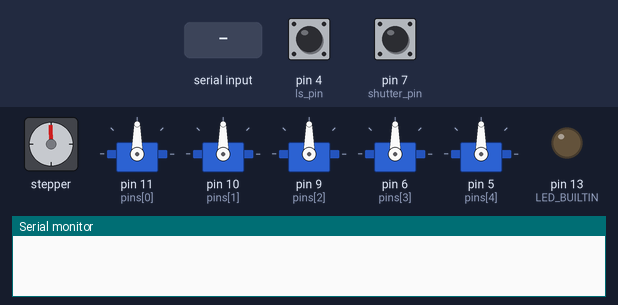
A sketch run on a simulated Arduino Uno, built with avr-gcc and run on an emulated ATmega328P. Parts: stepper motor, 5 × servo, output pins drawn as LEDs (lit = HIGH), the last lines printed to the serial monitor. Wiring (inferred from the names in the program): stepper motor driver (200 steps per turn assumed): step pin 3; direction pin 2. Inputs (shaded band) come from the test bench; at power-on: pin 4 (ls_pin) HIGH, pin 7 (shutter_pin) HIGH. Pins used as bus, display or sensor lines are not drawn.

Above: at 1.2 s.
1.3 s: "l\n" received over Serial
At 1.75 s:
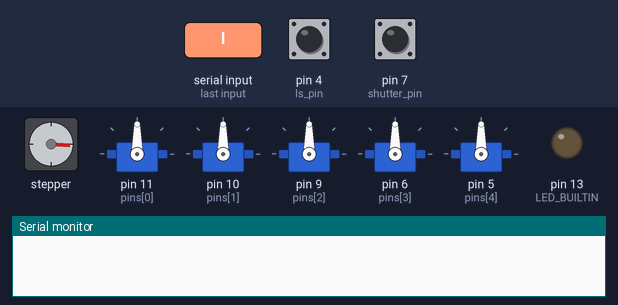
At 2.35 s:
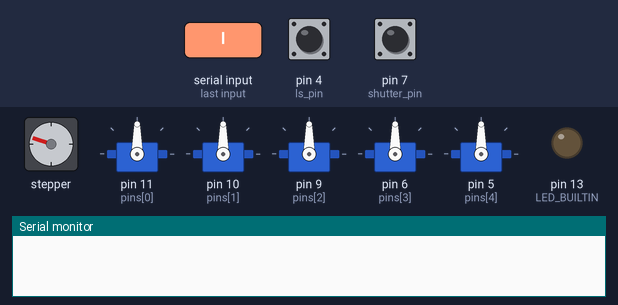
4.3 s: "b\n" received over Serial
At 5.6 s:
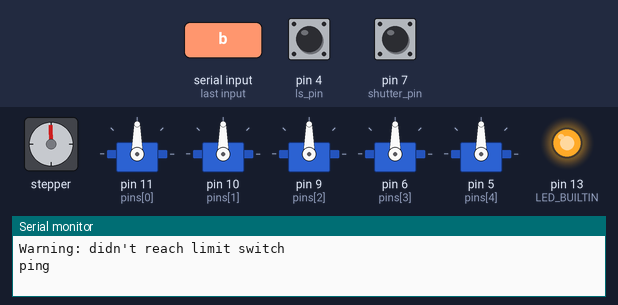
Timing chart, 0 to 7.3 s (numbered marks = the images above; inputs shaded):
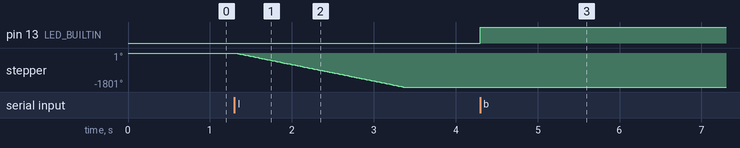

Measured:
- after the input at 1.3 s, stepper: turns 1800° counter-clockwise in 2.1 s, starting at once
- after the input at 4.3 s, pin 13 (LED_BUILTIN): LOW → HIGH at once

The sketch:

mechanical_mirror.ino
```cpp
/*
Command list:
g (number of any length): go to step
h: set home
s (number of any length): step
m (number, length = HEIGHT): set servo motors
l: go to limit switch
b: wait for button press, send pings
*/

#include <Servo.h>

const int HEIGHT = 5;
const int WIDTH = 5;

String data;

Servo servos[HEIGHT];
int pins[HEIGHT] = {11, 10, 9, 6, 5};

int step_pin = 3;
int dir_pin = 2;
int ls_pin = 4;
int shutter_pin = 7;

int current_step = 0;
int first_col_step = 30;
int steps_per_col = 1912;

void setup() {
  Serial.begin(115200);

  for (int i = 0; i < HEIGHT; i++) {
    servos[i].attach(pins[i]);
  }

  pinMode(step_pin, OUTPUT);
  digitalWrite(step_pin, HIGH);
  pinMode(dir_pin, OUTPUT);
  pinMode(ls_pin, INPUT_PULLUP);
  pinMode(shutter_pin, INPUT_PULLUP);
  pinMode(LED_BUILTIN, OUTPUT);
  digitalWrite(LED_BUILTIN, LOW);
}

String step(int n) {
  int dir;
  if (n > 0) dir = 1; else dir = -1;

  digitalWrite(dir_pin, (dir+1));
  for (int i = 0; i < abs(n); i++) {
    digitalWrite(step_pin, LOW);
    delay(1);
    digitalWrite(step_pin, HIGH);
    delay(1);
    current_step += dir;
  }

  return "";
}

String goToCol(String col_str) {
  float target_col = col_str.toFloat();
  int target_step = steps_per_col * target_col + first_col_step;
  int step_num = target_step - current_step;

  step(step_num);

  return "";
}

String setHome() {
  current_step = 0;
  return "";
}

String limitSwitch(int max) {
  int ls_value;
  for (int i = 0; i < max; i++) {
    ls_value = digitalRead(ls_pin);
    if (ls_value == 0) {
      for (int j = 0; j < 200; j++) {
        step(1);
      }
      setHome();
      return "";
    }
    step(-1);
  }
  return "Warning: didn't reach limit switch";
}

String setServos(String states) {
  if (states.length() != HEIGHT) return "length of input does not match HEIGHT";

  for(int i = 0; i < HEIGHT; i++ ) {
    String c = states.substring(i, i+1);
    int value = c.toInt();
    servos[i].write(value * 20);
  }

  return "";
}

// String combined(String command) {
//   String response = "";

//   if (data.length() != HEIGHT + 2) {
//     response = "data must be " + String(2 + HEIGHT) + " (HEIGHT = " + String(HEIGHT) + ") characters long";
//     return response;
//   }

//   String col_str = data.substring(0, 2);
//   String row_str = data.substring(2);
//   int col = col_str.toInt();

//   goToCol(col);
//   setServos(row_str);
//   return response;
// }

String wait4Press() {

  digitalWrite(LED_BUILTIN, HIGH);

  int i = 0;
  while (digitalRead(shutter_pin) == 1) {
    if (i >= 1000) {
      Serial.println("ping");
      i = 0;
    }
    i += 1;
    delay(1);
  }

  digitalWrite(LED_BUILTIN, LOW);

  return "";
}

void loop() {
  if (Serial.available() == 0) return;
  data = Serial.readStringUntil('\n');
  String response = "";

  char command_id = data.charAt(0);
  String command = data.substring(1);
  switch (command_id) {
    case 'g': {
      response = goToCol(command);
      break;
    }
    case 'h': {
      response = setHome();
      break;
    }
    case 's': {
      int step_num = command.toInt();
      response = step(step_num);
      break;
    }
    case 'm': {
      response = setServos(command);
      break;
    }
    case 'l': {
      int max;
      if (command == "") {
        max = 1000; // default to 5 revolutions max
      }
      else {
        max = command.toInt();
      }
      response = limitSwitch(max);
      break;
    }
    case 'b': {
      response = wait4Press();
      break;
    }
    default: {
      response = "Command not recognized";
      break;
    }
  }

  Serial.println(response);
}
```
